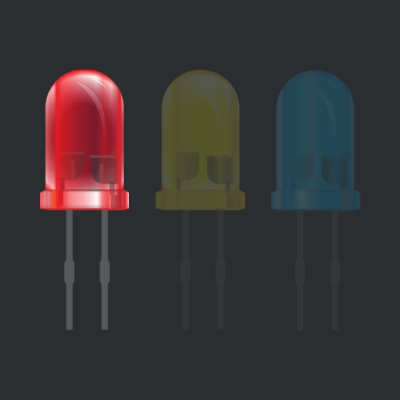
#> input picture Control-LEDs-With-Python/Images/red-on.png, 400 x 400 px
$ python main.py
#> lines starting #> are read from the running program, lines starting #| are printed output that depends on the picture
from cvzone.SerialModule import SerialObject
import cv2

redOn = cv2.imread("./Images/red-on.png")
#> redOn is the input picture: shape (400, 400, 3); mean B, G, R 52.8, 51.9, 54.8
yellowOn = cv2.imread("./Images/yellow-on.png")
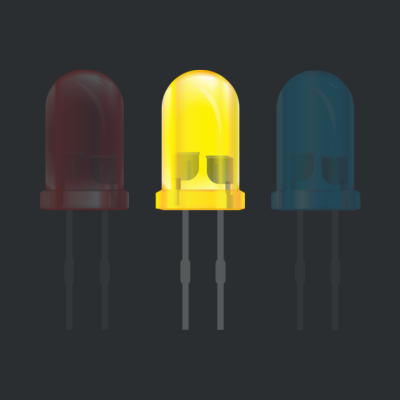
#> input picture Control-LEDs-With-Python/Images/yellow-on.png, 400 x 400 px
#> yellowOn is the input picture: shape (400, 400, 3); mean B, G, R 51.9, 60, 57.4
greenOn = cv2.imread("./Images/green-on.png")
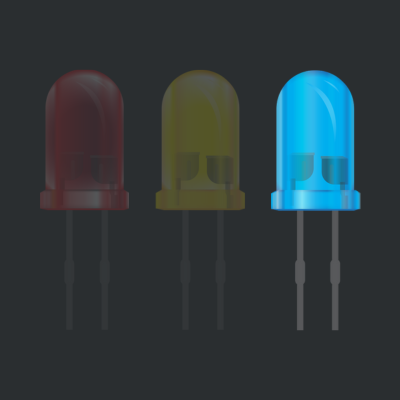
#> input picture Control-LEDs-With-Python/Images/green-on.png, 400 x 400 px
#> greenOn is the input picture: shape (400, 400, 3); mean B, G, R 60.6, 57.3, 46.1
allOff = cv2.imread("./Images/all-off.png")
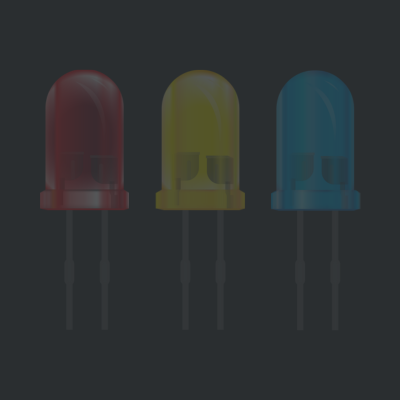
#> input picture Control-LEDs-With-Python/Images/all-off.png, 400 x 400 px
#> allOff is the input picture: shape (400, 400, 3); mean B, G, R 51, 50.4, 46.6

#> (the run stopped early here; a loop or call above may not have finished)
